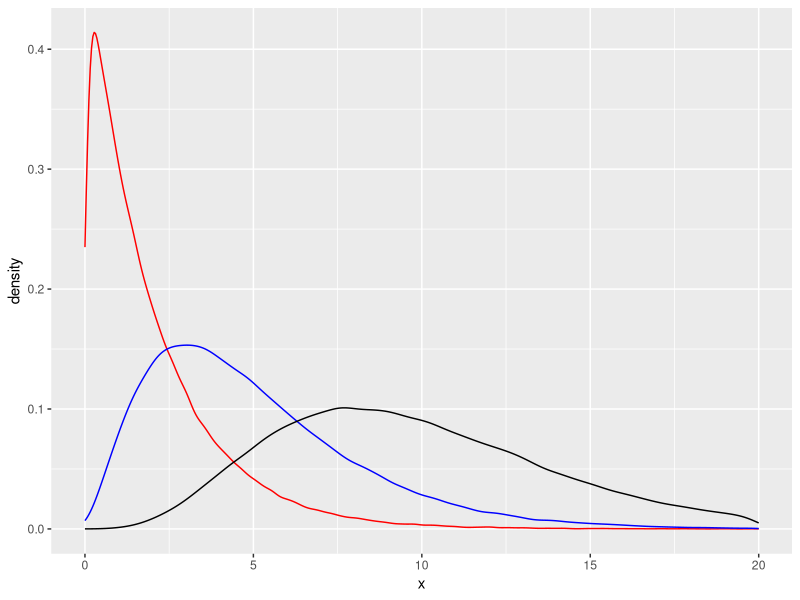

Source code (R):
library(ggplot2)

pchisq(8.16, df=2, lower.tail=FALSE)


x <- rchisq(100000, df = 2)
y <- rchisq(100000, df = 5)
z <- rchisq(100000, df = 10)


ggplot() +
  geom_density(data=as.data.frame(dchisq(x, 2)), aes(x=x), color="red") +
  geom_density(data=as.data.frame(dchisq(y, 5)), aes(x=y), color="blue") +
  geom_density(data=as.data.frame(dchisq(z, 10)), aes(x=z)) +
  scale_x_continuous(breaks=seq(0, 20, 5), limits=c(0,20))